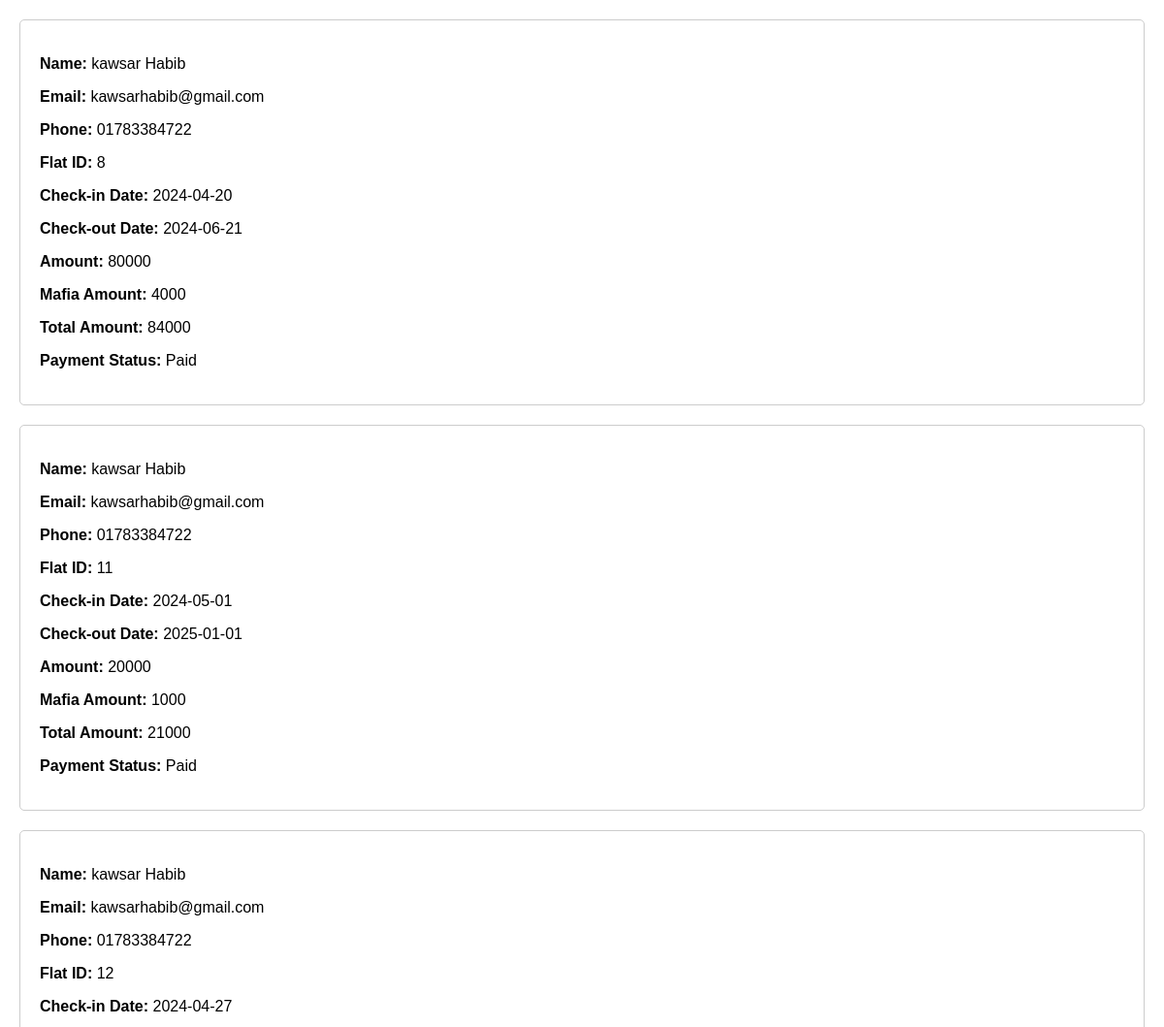
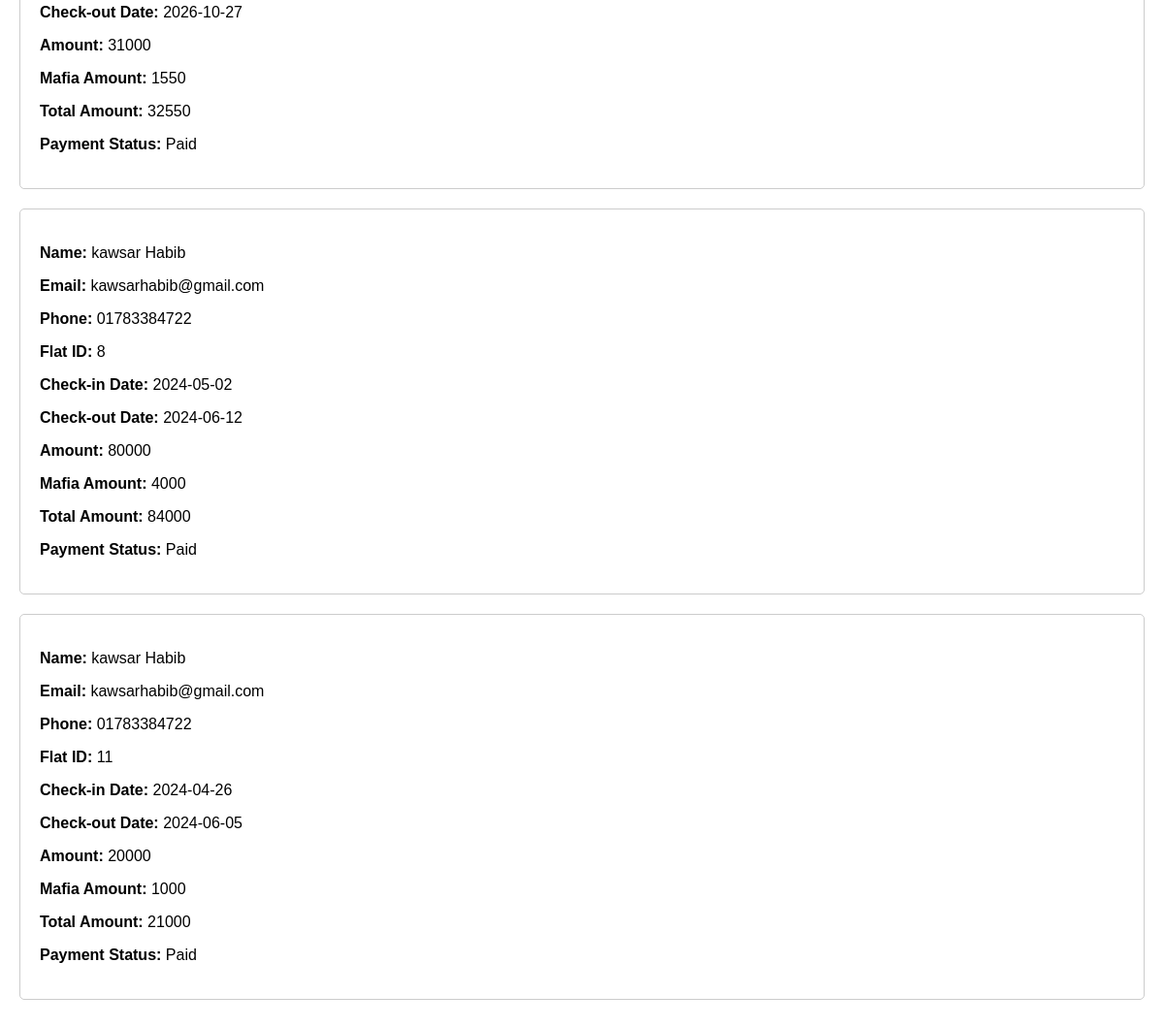
The page /bookingstatus.php on the database its author committed (2 pictures, top to bottom).
### tables this page shows
CREATE TABLE `booking` (
  `booking_id` int(11) NOT NULL,
  `name` varchar(30) NOT NULL,
  `email` varchar(40) NOT NULL,
  `phone` varchar(20) NOT NULL,
  `Flatid` int(11) NOT NULL,
  `checkin_date` varchar(30) NOT NULL,
  `checkout_date` varchar(30) NOT NULL,
  `amount` int(8) NOT NULL,
  `mafia_amount` int(11) NOT NULL,
  `total_amount` int(11) NOT NULL,
  `pay_status` varchar(200) NOT NULL DEFAULT 'Paid'
);

CREATE TABLE `user` (
  `id` int(11) NOT NULL,
  `name` varchar(200) NOT NULL,
  `email` varchar(200) NOT NULL,
  `password_hash` varchar(200) NOT NULL
);

### bookingstatus.php (the view, shortened to what this page needs)
<?php
$servername = "localhost";
$username = "root";
$password = "";
$database = "db";
$mysqli = new mysqli($servername, $username, $password, $database);
$emailQuery = "SELECT email FROM userinfo ORDER BY id DESC LIMIT 1";
$result = $mysqli->query($emailQuery);
if ($result && $result->num_rows > 0) {
    $row = $result->fetch_assoc();
    $latestEmail = $row['email'];
    $userDataQuery = "SELECT * FROM user WHERE email = '$latestEmail'";
    $userDataResult = $mysqli->query($userDataQuery);
    if ($userDataResult && $userDataResult->num_rows > 0) {
        $user = $userDataResult->fetch_assoc();
        $name = $user['name'];
        $email=$user['email'];
        $bookingQuery = "SELECT * FROM booking WHERE name = '$name' AND email = '$email'";
        $bookingResult = $mysqli->query($bookingQuery);
        if ($bookingResult && $bookingResult->num_rows > 0) {
            while ($booking = $bookingResult->fetch_assoc()) {
                echo "<div class='booking-box'>";
                echo "<p><strong>Name:</strong> " . htmlspecialchars($user['name']) . "</p>";
                echo "<p><strong>Email:</strong> " . htmlspecialchars($user['email']) . "</p>";
                echo "<p><strong>Phone:</strong> " . htmlspecialchars($booking['phone']) . "</p>";
                echo "<p><strong>Flat ID:</strong> " . htmlspecialchars($booking['Flatid']) . "</p>";
                echo "<p><strong>Check-in Date:</strong> " . htmlspecialchars($booking['checkin_date']) . "</p>";
                echo "<p><strong>Check-out Date:</strong> " . htmlspecialchars($booking['checkout_date']) . "</p>";
                echo "<p><strong>Amount:</strong> " . htmlspecialchars($booking['amount']) . "</p>";
                echo "<p><strong>Mafia Amount:</strong> " . htmlspecialchars($booking['mafia_amount']) . "</p>";
                echo "<p><strong>Total Amount:</strong> " . htmlspecialchars($booking['total_amount']) . "</p>";
                echo "<p><strong>Payment Status:</strong> " . htmlspecialchars($booking['pay_status']) . "</p>";
                echo "</div>";
            }
        } else {
            echo "<p>No bookings found for this user.</p>";
        }
    } else {
        echo "User data not found for the latest email.";
    }
} else {
    echo "No email found in the userinfo table.";
}
?>
<!DOCTYPE html>
<html lang="en">
<head>
</head>
<body>
</body>
</html>

### bookingstatus.php (style rules this page uses)
body { font-family: Arial, sans-serif; margin: 0; padding: 20px; }
.booking-box { border: 1px solid #ccc; border-radius: 5px; padding: 20px; margin-bottom: 20px; }

### rows shown on the page
booking: phone "01783384722", Flatid "8", checkin_date "2024-04-20", checkout_date "2024-06-21", amount "80000", mafia_amount "4000", total_amount "84000", pay_status "Paid"
user: name "kawsar Habib", email "kawsarhabib@gmail.com"
booking: phone "01783384722", Flatid "11", checkin_date "2024-05-01", checkout_date "2025-01-01", amount "20000", mafia_amount "1000", total_amount "21000", pay_status "Paid"
booking: phone "01783384722", Flatid "12", checkin_date "2024-04-27", checkout_date "2026-10-27", amount "31000", mafia_amount "1550", total_amount "32550", pay_status "Paid"
booking: phone "01783384722", Flatid "8", checkin_date "2024-05-02", checkout_date "2024-06-12", amount "80000", mafia_amount "4000", total_amount "84000", pay_status "Paid"
booking: phone "01783384722", Flatid "11", checkin_date "2024-04-26", checkout_date "2024-06-05", amount "20000", mafia_amount "1000", total_amount "21000", pay_status "Paid"
